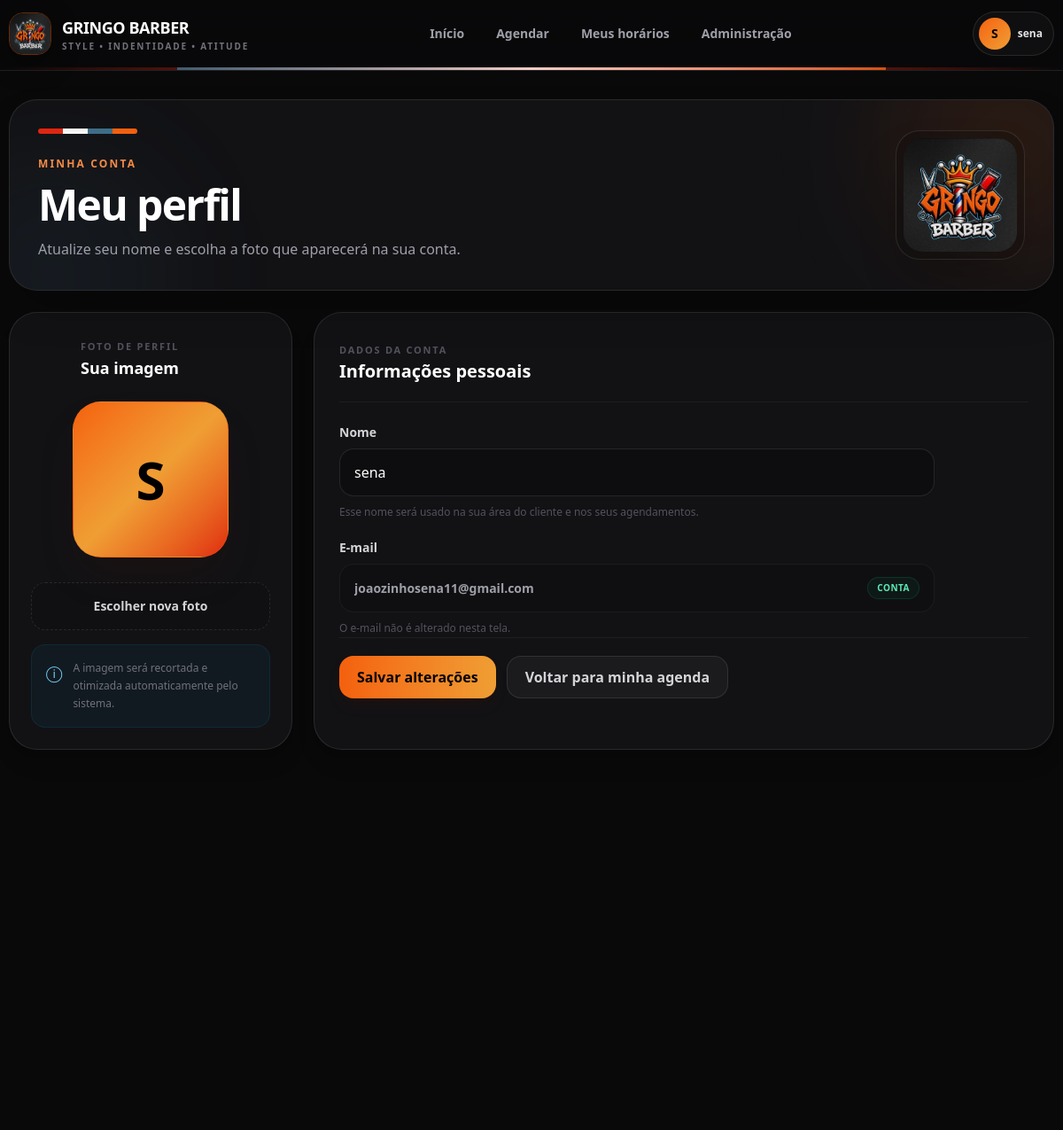
Screenshot of /perfil (signed in) with the database file from the repository.
### app/models.py (models this page shows, shortened)
class User(UserMixin, db.Model):
    __tablename__ = "users"
    id = db.Column(db.Integer, primary_key=True)
    name = db.Column(db.String(120), nullable=False)
    email = db.Column(db.String(180), unique=True, nullable=False, index=True)
    password_hash = db.Column(db.String(255), nullable=False)
    role = db.Column(db.String(20), nullable=False, default="client", index=True)
    avatar = db.Column(db.String(255), nullable=True)
    created_at = db.Column(db.DateTime, nullable=False, default=datetime.utcnow)
    appointments = db.relationship(
        "Appointment",
        back_populates="user",
        lazy=True,
        cascade="all, delete-orphan",
    )
    push_subscriptions = db.relationship(
        "PushSubscription",
        back_populates="user",
        cascade="all, delete-orphan",
        lazy=True,
    )
    @property
    def is_admin(self):
        return self.role == "admin"

### app/auth.py (the view, shortened to what this page needs)
@bp.route(
    "/perfil",
    methods=["GET", "POST"],
)
@login_required
def profile():
    return render_template(
        "profile.html"
    )

### app/utils.py (called while the page is built)
def get_csrf_token():
    token = session.get("_csrf_token")
    if not token:
        token = secrets.token_urlsafe(32)
        session["_csrf_token"] = token
    return token

### templates/profile.html (shortened to what this page needs)
{% extends "base.html" %}
{% block content %}
<section class="relative overflow-hidden rounded-[2rem] border border-white/10 bg-zinc-900/70 p-6 shadow-2xl shadow-black/30 sm:p-8">
    <div class="pointer-events-none absolute -bottom-28 -left-20 h-64 w-64 rounded-full bg-[#3f6d87]/10 blur-3xl"></div>
    <div class="relative flex flex-col gap-6 lg:flex-row lg:items-center lg:justify-between">
        <div>
            <div class="mb-5 flex w-28 overflow-hidden rounded-full">
                <span class="h-1.5 flex-1 bg-[#df2610]"></span>
                <span class="h-1.5 flex-1 bg-[#f5f5f4]"></span>
                <span class="h-1.5 flex-1 bg-[#3f6d87]"></span>
                <span class="h-1.5 flex-1 bg-[#f4600d]"></span>
            </div>
            <span class="text-xs font-black uppercase tracking-[.18em] text-[#f58b46]">
                MINHA CONTA
            </span>
            <h1 class="mt-3 text-4xl font-black tracking-[-.035em] text-white sm:text-5xl">
                Meu perfil
            </h1>
            <p class="mt-3 max-w-2xl text-sm leading-7 text-zinc-400 sm:text-base">
                Atualize seu nome e escolha a foto que aparecerá na sua conta.
            </p>
        </div>
        <div class="hidden lg:block">
            <div class="rounded-[1.7rem] border border-white/10 bg-black/20 p-2 shadow-2xl">
                <img
                    src="{{ url_for('static', filename='imagens/gringo-logo.jpg') }}"
                    alt="Gringo Barber"
                    class="h-32 w-32 rounded-[1.35rem] object-cover"
                >
            </div>
        </div>
    </div>
</section>
<form
    method="post"
    enctype="multipart/form-data"
    class="mt-6 grid gap-6 lg:grid-cols-[320px_1fr]"
>
    <aside class="rounded-[2rem] border border-white/10 bg-zinc-900/70 p-5 shadow-xl sm:p-6">
        <div class="flex items-center gap-3">
            <div class="grid h-11 w-11 place-items-center rounded-2xl  text-xl text-[#f58b46]">
            </div>
            <div>
                <span class="text-[11px] font-black uppercase tracking-[.16em] text-zinc-600">
                    FOTO DE PERFIL
                </span>
                <h2 class="text-lg font-black text-white">
                    Sua imagem
                </h2>
            </div>
        </div>
        <div class="mt-6 flex justify-center">
            <div class="relative">
                {% if current_user.avatar %}
                    <img
                        id="avatarPreview"
                        src="{{ url_for('uploaded_file', filename=current_user.avatar) }}"
                        alt="Foto de perfil"
                        class="h-44 w-44 rounded-[2rem] border border-white/10 object-cover shadow-2xl shadow-black/40"
                    >
                {% else %}
                    <div
                        id="avatarFallback"
                        class="grid h-44 w-44 place-items-center rounded-[2rem] border border-[#f4600d]/20 bg-gradient-to-br from-[#f4600d] via-[#ef9e34] to-[#df2610] text-6xl font-black text-black shadow-2xl shadow-orange-950/20"
                    >
                        {{ current_user.name[:1]|upper }}
                    </div>
                {% endif %}
            </div>
        </div>
        <div class="mt-7">
            <label
                for="avatarInput"
                class="block cursor-pointer rounded-2xl border border-dashed border-white/10 bg-black/10 p-4 text-center transition hover:border-[#f4600d]/30 hover:bg-[#f4600d]/5"
            >
                <span class="block text-sm font-black text-zinc-300">
                    Escolher nova foto
                </span>
            </label>
        </div>
        <div class="mt-4 rounded-2xl border border-sky-400/10 bg-sky-400/5 p-4">
            <div class="flex gap-3">
                <span class="text-lg text-sky-300">
                    ⓘ
                </span>
                <p class="text-xs leading-5 text-zinc-500">
                    A imagem será recortada e otimizada automaticamente pelo sistema.
                </p>
            </div>
        </div>
    </aside>
    <section class="rounded-[2rem] border border-white/10 bg-zinc-900/70 p-5 shadow-xl sm:p-7">
        <div class="flex items-center gap-3 border-b border-white/5 pb-5">
            <div>
                <span class="text-[11px] font-black uppercase tracking-[.16em] text-zinc-600">
                    DADOS DA CONTA
                </span>
                <h2 class="text-xl font-black text-white">
                    Informações pessoais
                </h2>
            </div>
        </div>
        <div class="mt-6 max-w-2xl space-y-5">
            <label class="block">
                <span class="mb-2 block text-sm font-black text-zinc-300">
                    Nome
                </span>
                <input
                    type="text"
                    name="name"
                    value="{{ current_user.name }}"
                    minlength="2"
                    maxlength="120"
                    autocomplete="name"
                    required
                    class="w-full rounded-2xl border border-white/10 bg-[#0d0d0f] px-4 py-3.5 text-white outline-none transition placeholder:text-zinc-700 focus:border-[#f4600d]/60 focus:ring-4 focus:ring-[#f4600d]/10"
                >
                <span class="mt-2 block text-xs leading-5 text-zinc-600">
                    Esse nome será usado na sua área do cliente e nos seus agendamentos.
                </span>
            </label>
            {% if current_user.email %}
                <div>
                    <span class="mb-2 block text-sm font-black text-zinc-300">
                        E-mail
                    </span>
                    <div class="flex items-center gap-3 rounded-2xl border border-white/5 bg-black/15 px-4 py-3.5">
                        <span class="min-w-0 flex-1 truncate text-sm font-bold text-zinc-400">
                            {{ current_user.email }}
                        </span>
                        <span class="rounded-full border border-emerald-400/15 bg-emerald-400/5 px-2.5 py-1 text-[10px] font-black uppercase tracking-wider text-emerald-300">
                            Conta
                        </span>
                    </div>
                    <span class="mt-2 block text-xs leading-5 text-zinc-600">
                        O e-mail não é alterado nesta tela.
                    </span>
                </div>
            {% endif %}
            </div>
            <div class="flex flex-col gap-3 border-t border-white/5 pt-5 sm:flex-row">
                <button
                    type="submit"
                    class="inline-flex min-h-12 items-center justify-center gap-2 rounded-2xl bg-gradient-to-r from-[#f4600d] to-[#ef9e34] px-5 font-black text-black shadow-lg shadow-orange-950/20 transition hover:-translate-y-0.5 hover:brightness-110"
                >
                    Salvar alterações
                </button>
                <a
                    href="{{ url_for('booking.dashboard') }}"
                    class="inline-flex min-h-12 items-center justify-center rounded-2xl border border-white/10 bg-white/[.04] px-5 font-black text-zinc-300 transition hover:bg-white/[.08]"
                >
                    Voltar para minha agenda
                </a>
            </div>
        </div>
{% endblock %}

### templates/base.html (shortened to what this page needs)
<!doctype html>
<html lang="pt-BR" class="bg-[#09090a]">
<head>
    <script src="https://cdn.jsdelivr.net/npm/@tailwindcss/browser@4"></script>
</head>
<body class="min-h-screen bg-[#09090a] text-zinc-100 antialiased selection:bg-[#f4600d] selection:text-black">
{% set endpoint = request.endpoint or '' %}
<div class="pointer-events-none fixed inset-0 -z-10 overflow-hidden">
    <div class="absolute bottom-0 left-1/2 h-80 w-80 -translate-x-1/2 rounded-full bg-[#df2610]/5 blur-3xl"></div>
</div>
<header class="sticky top-0 z-50 border-b border-white/10 bg-[#09090a]/90 backdrop-blur-xl">
    <div class="mx-auto flex min-h-[76px] w-[min(1180px,calc(100%-1.25rem))] items-center justify-between gap-4">
        <a
            href="{{ url_for('booking.index') }}"
            class="flex min-w-0 items-center gap-3"
        >
            <img
                src="{{ url_for('static', filename='imagens/gringo-logo.jpg') }}"
                alt="Gringo Barber"
                class="h-12 w-12 shrink-0 rounded-2xl border border-[#f4600d]/40 object-cover shadow-[0_10px_30px_rgba(0,0,0,.35)]"
            >
            <div class="min-w-0">
                <span class="block truncate text-base font-black tracking-tight text-white sm:text-lg">
                    GRINGO BARBER
                </span>
                <span class="hidden text-[10px] font-black uppercase tracking-[.18em] text-zinc-500 sm:block">
                    style • indentidade • atitude
                </span>
            </div>
        </a>
        <nav class="hidden items-center gap-1 lg:flex">
            <a
                href="{{ url_for('booking.index') }}"
                class="rounded-xl px-4 py-2.5 text-sm font-black transition
                {% if endpoint == 'booking.index' %}
                    bg-gradient-to-r from-[#f4600d] to-[#ef9e34] text-black
                {% else %}
                    text-zinc-400 hover:bg-white/5 hover:text-white
                {% endif %}"
            >
                Início
            </a>
            {% if current_user.is_authenticated %}
                <a
                    href="{{ url_for('booking.agenda') }}"
                    class="rounded-xl px-4 py-2.5 text-sm font-black transition
                    {% if endpoint == 'booking.agenda' %}
                        bg-gradient-to-r from-[#f4600d] to-[#ef9e34] text-black
                    {% else %}
                        text-zinc-400 hover:bg-white/5 hover:text-white
                    {% endif %}"
                >
                    Agendar
                </a>
                <a
                    href="{{ url_for('booking.dashboard') }}"
                    class="rounded-xl px-4 py-2.5 text-sm font-black transition
                    {% if endpoint == 'booking.dashboard' %}
                        bg-gradient-to-r from-[#f4600d] to-[#ef9e34] text-black
                    {% else %}
                        text-zinc-400 hover:bg-white/5 hover:text-white
                    {% endif %}"
                >
                    Meus horários
                </a>
                {% if current_user.is_admin %}
                    <a
                        href="{{ url_for('admin.dashboard') }}"
                        class="rounded-xl px-4 py-2.5 text-sm font-black transition
                        {% if endpoint.startswith('admin.') %}
                            bg-gradient-to-r from-[#f4600d] to-[#ef9e34] text-black
                        {% else %}
                            text-zinc-400 hover:bg-white/5 hover:text-white
                        {% endif %}"
                    >
                        Administração
                    </a>
                {% endif %}
            {% endif %}
        </nav>
        <div class="flex items-center gap-2">
            {% if current_user.is_authenticated %}
                <a
                    href="{{ url_for('auth.profile') }}"
                    class="hidden items-center gap-2 rounded-full border border-white/10 bg-white/[.03] p-1.5 pr-3 transition hover:bg-white/[.06] sm:flex"
                >
                    {% if current_user.avatar %}
                        <img
                            src="{{ url_for('uploaded_file', filename=current_user.avatar) }}"
                            alt=""
                            class="h-9 w-9 rounded-full border border-[#f4600d]/40 object-cover"
                        >
                    {% else %}
                        <span class="grid h-9 w-9 place-items-center rounded-full bg-gradient-to-br from-[#f4600d] to-[#ef9e34] text-sm font-black text-black">
                            {{ current_user.name[:1]|upper }}
                        </span>
                    {% endif %}
                    <span class="max-w-28 truncate text-xs font-black text-zinc-200">
                        {{ current_user.name }}
                    </span>
                </a>
            {% endif %}
        </div>
    </div>
    <div class="h-[3px] bg-gradient-to-r from-transparent via-[#df2610] to-transparent">
        <div class="mx-auto h-full w-2/3 bg-gradient-to-r from-[#3f6d87] via-[#f5f5f4] to-[#f4600d] opacity-80"></div>
    </div>
</header>
<main class="min-h-[calc(100vh-77px)] py-6 sm:py-8">
    <div class="mx-auto w-[min(1180px,calc(100%-1.25rem))]">
        {% block content %}{% endblock %}
</main>
</body>
</html>

### rows the page displays
User: name "S", name "sena", email "joaozinhosena11@gmail.com"
